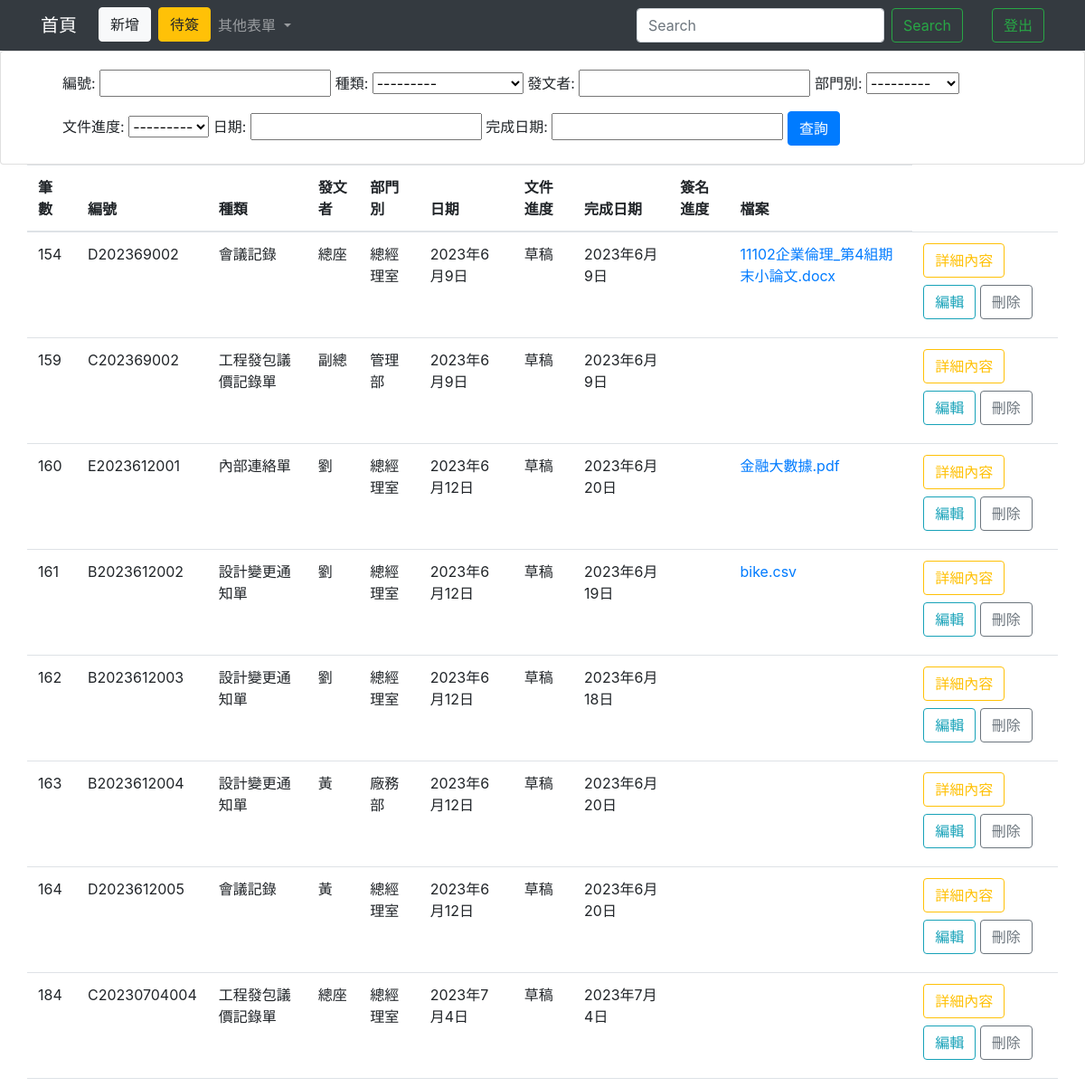
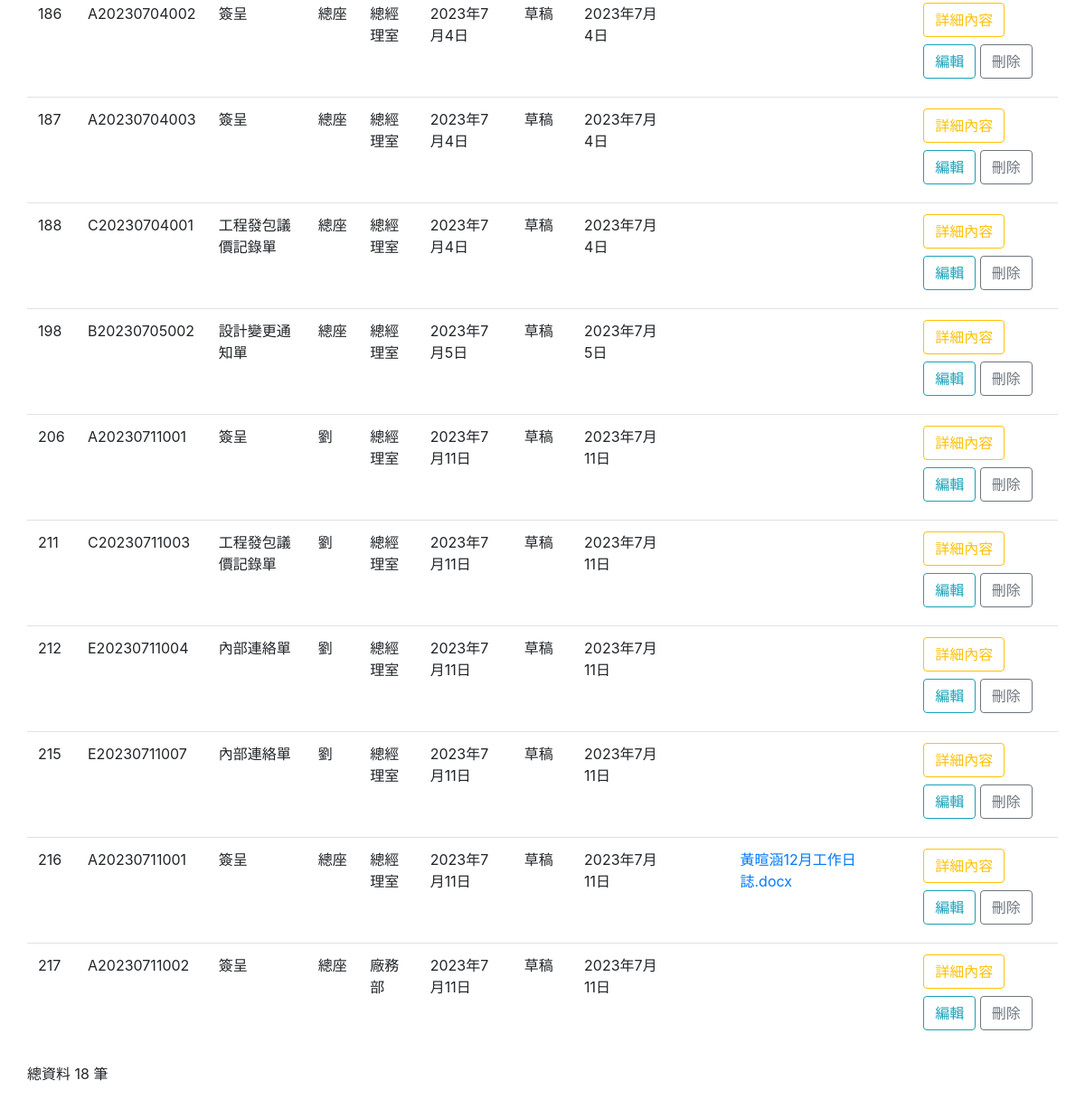
The page /homeIndex/ on the database as committed earlier (2 pictures, top to bottom).
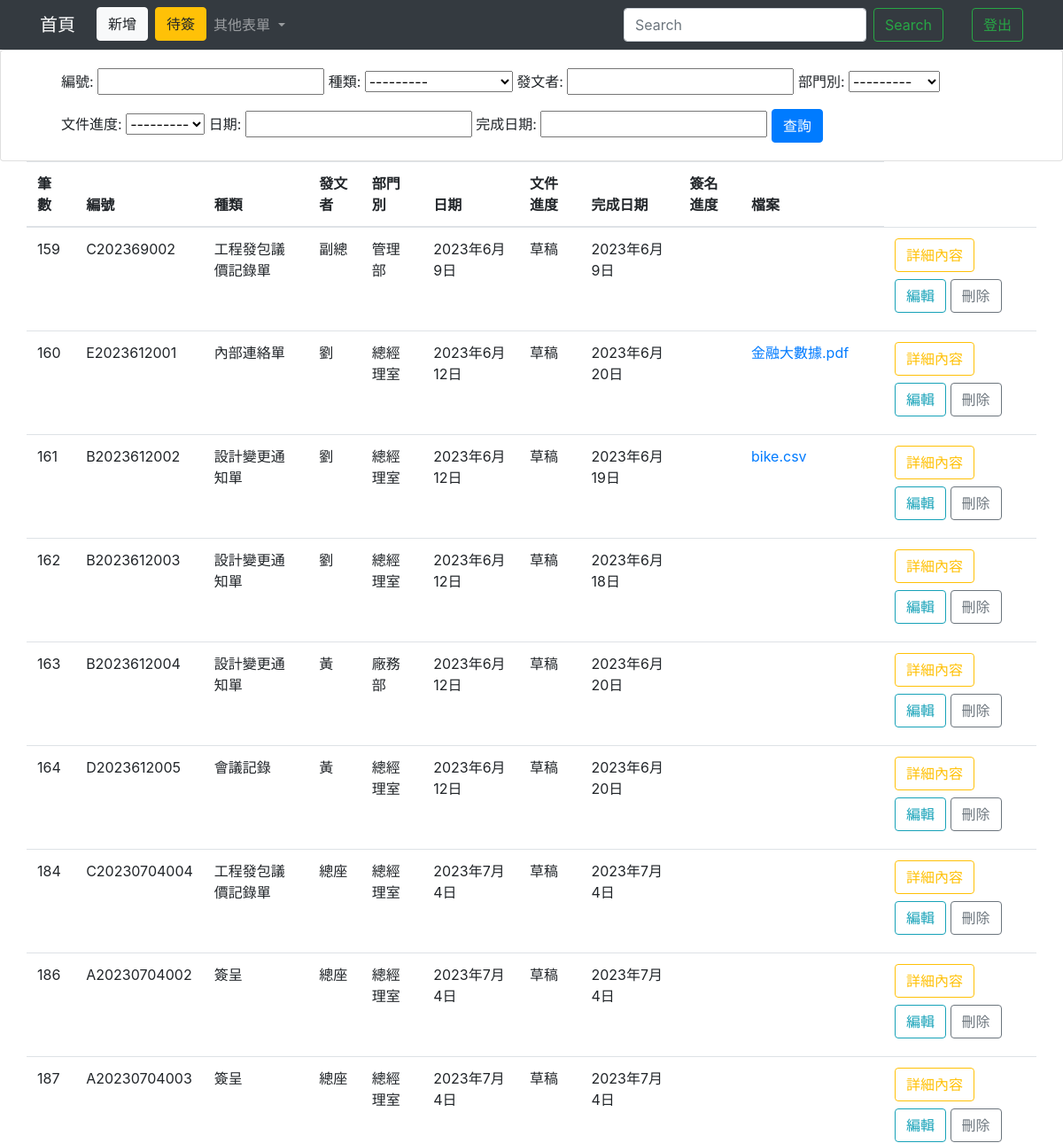
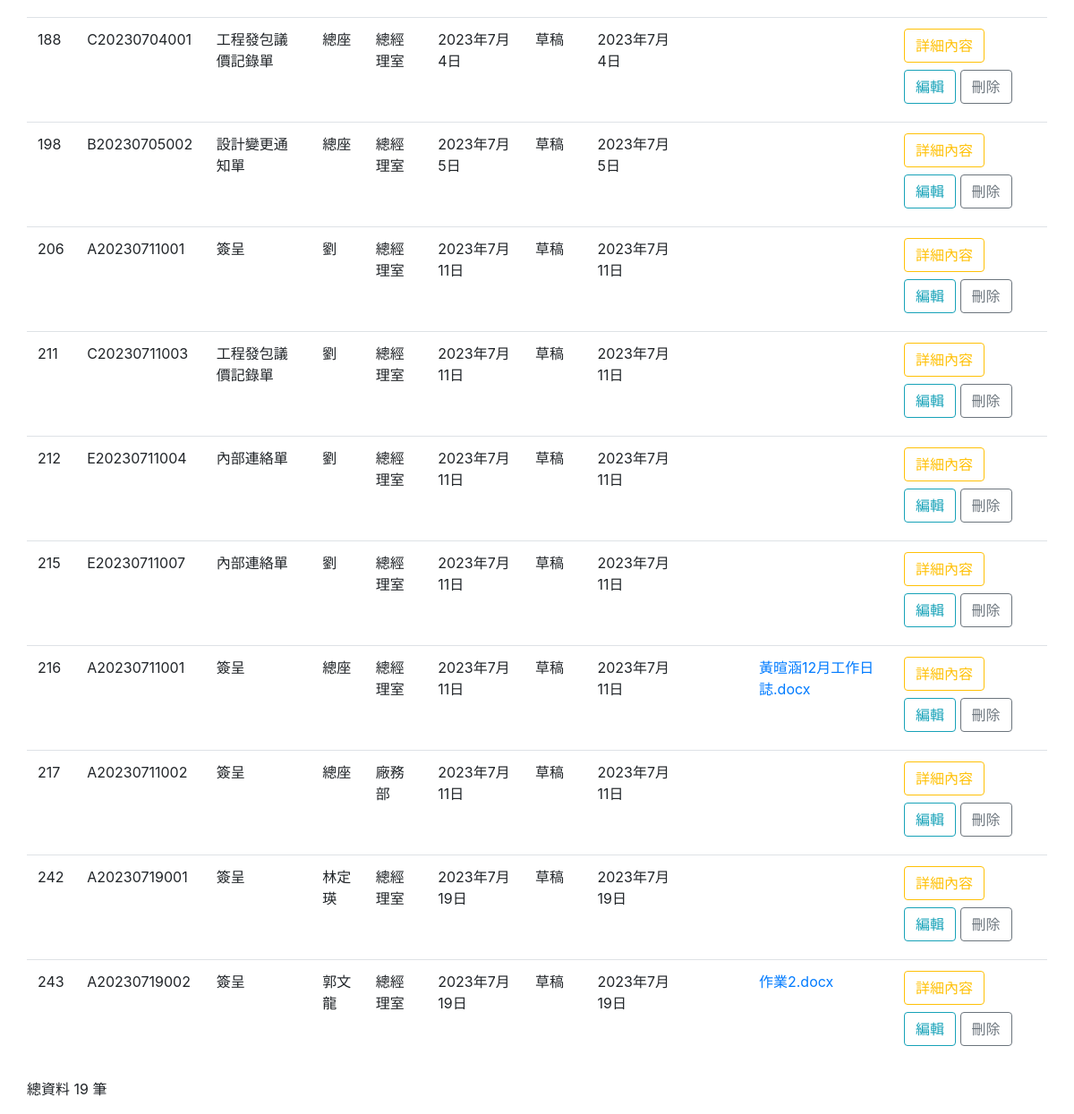
The same page on the database as committed later (2 pictures, top to bottom).
### testapp/models.py (models this page shows)
class Home(models.Model):
    TYPE = (("簽呈","簽呈"),("會議記錄","會議記錄"),("內部連絡單","內部連絡單"),
            ("工程發包議價記錄單","工程發包議價記錄單"),("設計變更通知單","設計變更通知單"))
    DEP = (("總經理室","總經理室"),("稽核室","稽核室"),("文管中心","文管中心"),
            ("管理部","管理部"),("業務設計部","業務設計部"),("廠務部","廠務部"))
    PRO = (("草稿","草稿"),("流程中","流程中"),("廢單","廢單"),("結案","結案"))
    REC = (("None","無"),("郭文龍","郭文龍"),("侯國興","侯國興"),("郭文河","郭文河"),("高晟琅","高晟琅"),("黃睿堂","黃睿堂"),("鄭任雯","鄭任雯"),("高麗華","高麗華"),("侯宗仁","侯宗仁"),("黃美禎","黃美禎"),("江水木","江水木"),("吳建進","吳建進"),("王韋盛","王韋盛"),("陳佳欣","陳佳欣"),("蔡孟亭","蔡孟亭"),("馮文明","馮文明"),("陳恆瑞","陳恆瑞"),("郭文欽","郭文欽"),("陳春能","陳春能"),("黃春北","黃春北"))
    cNumber = models.CharField(max_length=50, default='', null=False)
    cAuther = models.CharField(max_length=20, null=False)#姓名
    cDepartment = models.CharField(max_length=50,null=False, choices=DEP)#單位
    cType = models.CharField(max_length=10,default=" ",null=False, choices=TYPE)
    cProgress = models.CharField(max_length=20,null=False,default='',choices=PRO)
    cDate = models.DateField(null=False)#日期
    cEndDate = models.DateField(blank=True, null=True)
    cLock = models.CharField(max_length=5,null=False,default='否')
    cReceive  = models.CharField(max_length=20,blank=True,null=True,choices=REC)
    cProposed=models.TextField(blank=True)#擬辦
    cCheck=models.TextField(blank=True)#批示
    cFile = models.FileField(blank=True, null=True)

### testapp/views.py (the view)
# urls.py: path('homeIndex/',homeIndex),
def homeIndex(request):
    if request.user.is_authenticated:
        username=request.user.username
        authenticate=request.user.is_staff
        firstname = request.user.first_name
    if 'q' in request.GET:
        q = request.GET['q']
        multiple_q = Q(Q(cNumber__icontains=q) | Q(cType__icontains=q) | Q(cAuther__icontains=q) | Q(cProgress__icontains=q) | Q(cDate__icontains=q) | Q(cEndDate__icontains=q))
        all = Home.objects.filter(multiple_q)
    else:
        all = Home.objects.all().order_by("id")
        homeFilter = HomeFilter(request.GET, queryset=all)
        all = homeFilter.qs
    allHomeCount = len(all)
    return render(request, "homeIndex.html",locals())

### templates/homeIndex.html (shortened to what the changed rows need)
<!DOCTYPE html>
<html lang="en">
<head>
  <link rel="stylesheet" href="https://cdn.jsdelivr.net/npm/bootstrap@4.6.2/dist/css/bootstrap.min.css">
  {% load static %}
</head>
<body>
  <form action="." method="POST">
    <div class="container">
      <div class="row">
        <table class="table">
          <thead>
            <th scope="col">筆數</th>
            <th scope="col">編號</th>
            <th scope="col">種類</th>
            <th scope="col">發文者</th>
            <th scope="col">部門別</th>
            <th scope="col">日期</th>
            <th scope="col">文件進度</th>
            <th scope="col">完成日期</th>
            <th scope="col">簽名進度</th>
            <th scope="col">檔案</th>
          </thead>
          <tbody>
            {% for unit in all %}
            <tr>
              <td>{{unit.id}}</td>
              <td>{{unit.cNumber}}</td>
              <td>{{unit.cType}}</td>
              <td>{{unit.cAuther}}</td>
              <td>{{unit.cDepartment}}</td>
              <td>{{unit.cDate}}</td>
              <td>{{unit.cProgress}}</td>
              <td>{{unit.cEndDate}}</td>
              {% if unit.cReceive != "None" %}
                <td>{{unit.cReceive}}</td>
              {% else %}
              <td></td>
              {% endif %}
              {% if unit.cFile != None %}
                <td><a href="http://127.0.0.1:8000/media/{{unit.cFile}}" download>{{unit.cFile}}</a></td>
              {% else %}
                <td>{{unit.cFile}}</td>
              {% endif %}
              {% if unit.cLock == "否" %}
                {% if unit.cReceive == "None" %}
                <td>
                  <button type="button" class="btn btn-outline-warning mb-2" id="Detail/{{unit.cNumber}}" onclick="Detail(event)">詳細內容</button>
                  <button type="button" class="btn btn-outline-info mb-2" id="{{unit.id}}" onclick="Edit(event)">編輯</button>
                  <button type="button" class="btn btn-outline-secondary mb-2" id="{{unit.id}}" onclick="Delete(event)">刪除</button>
                </td>
                {% endif %}
              {% elif unit.cLock == "是" and authenticate == True %}
              <td>
                <button type="button" class="btn btn-outline-info" id="{{unit.id}}" onclick="Edit(event)">編輯</button>
              </td>
              {% endif %}
            </tr>
            {% endfor %}
          </tbody>
        </table>
      </div>
    </div>
  </form>
  <div class="container">
    <div class="row">
      <p>總資料 {{allHomeCount}} 筆</p>
    </div>
  </div>
</body>
</html>

Rows that differ between the two databases and show on the page:
removed Home: id "154", cNumber "D202369002", cType "會議記錄", cAuther "總座", cDepartment "總經理室", cDate "2023年6月9日", cProgress "草稿", cEndDate "2023年6月9日", cReceive "None" (drawn), cFile "11102企業倫理_第4組期末小論文.docx"
added Home: id "242", cNumber "A20230719001", cType "簽呈", cAuther "林定瑛", cDepartment "總經理室", cDate "2023年7月19日", cProgress "草稿", cEndDate "2023年7月19日", cReceive "None" (drawn)
added Home: id "243", cNumber "A20230719002", cType "簽呈", cAuther "郭文龍", cDepartment "總經理室", cDate "2023年7月19日", cProgress "草稿", cEndDate "2023年7月19日", cReceive "None" (drawn), cFile "作業2.docx"
Other text that changed with them:
{{ allHomeCount }}: "18" → "19"
